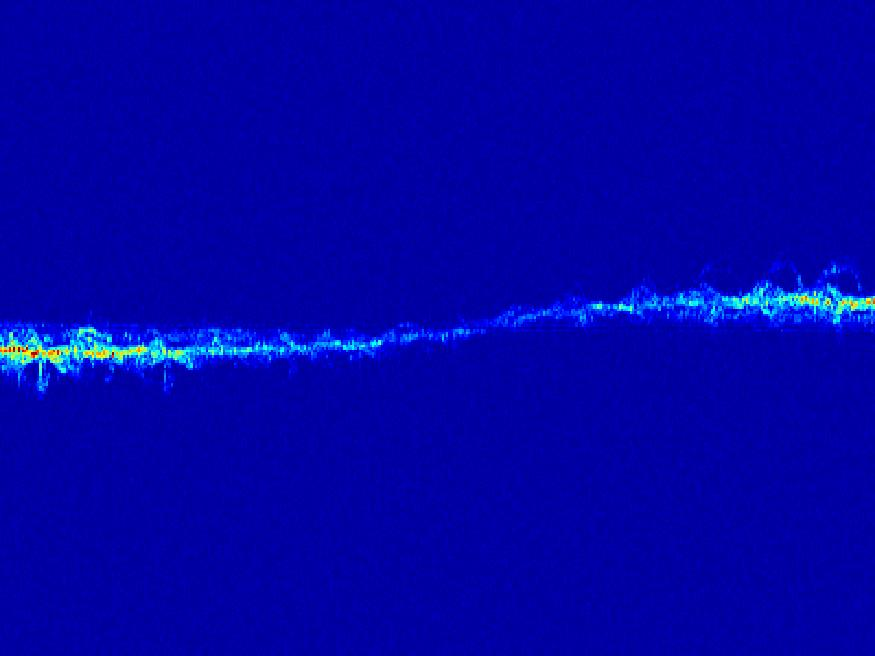
#> input picture data/original_data/Jog/166.jpg, 875 x 656 px
$ python processing_data.py
#> lines starting #> are read from the running program, lines starting #| are printed output that depends on the picture
"""
这个脚本用于处理其他5个数据集类别（Jog、Marking time、Shadow boxing、Walk、Wava），
通过调整亮度和对比度来增强图像，从而增大数据集的规模。每张原始图像将生成2个增强版本，
最终输出处理后的图像数量和增长倍数。
"""


import os
import random
from pathlib import Path
from PIL import Image, ImageEnhance
import shutil


def process_dataset(original_data_dir, processed_data_dir, category, num_augmentations=2):
    """
    处理单个类别的数据集，使用亮度和对比度调整来增大数据集。

    Args:
        original_data_dir: 原始数据目录路径
        processed_data_dir: 处理后数据的保存目录
        category: 数据集类别名称
        num_augmentations: 每张图像的增强次数（默认2次）
    """
#> called with original_data_dir = 'data/original_data', processed_data_dir = 'data/processed_data', category = 'Jog', num_augmentations = 2

    # 定义原始数据目录和目标保存目录
    category_original_path = os.path.join(original_data_dir, category)
    category_processed_path = os.path.join(processed_data_dir, category)

    # 检查原始目录是否存在
    if not os.path.exists(category_original_path):
        print(f"警告: {category} 原始数据目录不存在: {category_original_path}")
        return False

    # 创建目标目录
    os.makedirs(category_processed_path, exist_ok=True)

    # 获取所有原始图像文件
    image_files = sorted([f for f in os.listdir(category_original_path)
                         if f.lower().endswith(('.jpg', '.jpeg', '.png'))])

    if not image_files:
        print(f"警告: {category} 原始数据目录中没有图像文件")
        return False

    print(f"\n{'='*60}")
    print(f"处理 {category} 数据集 - 找到 {len(image_files)} 张原始图像")
    print(f"{'='*60}")

    image_count = 0

    # 处理每张图像
    for idx, image_file in enumerate(image_files, 1):
        image_path = os.path.join(category_original_path, image_file)

        try:
            # 打开原始图像
            original_image = Image.open(image_path)
#> original_image is the input picture: PIL image 875x656 RGB; mean R, G, B 1.7, 4.2, 166.9

            # 转换为RGB格式（处理RGBA、灰度等格式）
            if original_image.mode != 'RGB':
                original_image = original_image.convert('RGB')

            # 保存原始图像
            original_save_path = os.path.join(category_processed_path, f"original_{idx}.jpg")
            original_image.save(original_save_path, 'JPEG', quality=95)
            image_count += 1

            if idx <= 3 or idx == len(image_files):  # 只打印前3个和最后1个
                print(f"[{idx}/{len(image_files)}] 保存原始图像: original_{idx}.jpg")
            elif idx == 4:
                print(f"... (处理中...) ...")

            # 生成增强版本
            for aug_idx in range(num_augmentations):
                # 随机生成亮度倍数 (0.9 ~ 1.1)
                brightness_factor = random.uniform(0.9, 1.1)

                # 随机生成对比度倍数 (0.85 ~ 1.15)
                contrast_factor = random.uniform(0.85, 1.15)

                # 应用亮度调整
                enhanced_image = ImageEnhance.Brightness(original_image).enhance(brightness_factor)

                # 应用对比度调整
                enhanced_image = ImageEnhance.Contrast(enhanced_image).enhance(contrast_factor)

                # 保存增强后的图像
                augmented_save_path = os.path.join(
                    category_processed_path,
                    f"aug_{idx}_{aug_idx+1}_b{brightness_factor:.2f}_c{contrast_factor:.2f}.jpg"
                )
                enhanced_image.save(augmented_save_path, 'JPEG', quality=95)
                image_count += 1
#> this loop made 2 passes
#> pass 1, in process_dataset, `enhanced_image = ImageEnhance.Contrast(enhanced_image).enhance(contras..`:
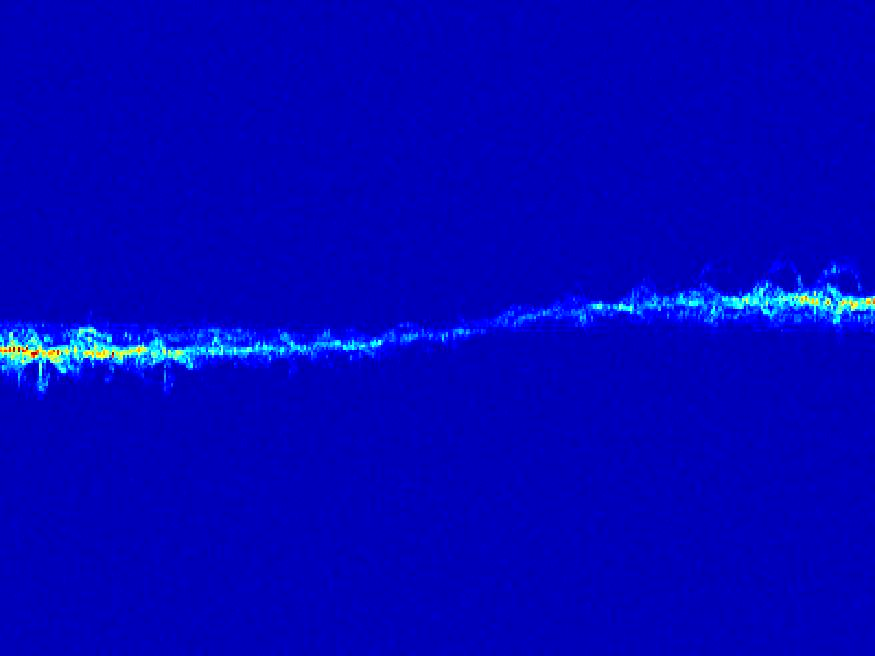
#> enhanced_image: PIL image 875x656 RGB; mean R, G, B 1.1, 4.3, 188.7
#> after the loop, image_count = 3

        except Exception as e:
            print(f"错误: 处理 {image_file} 失败 - {e}")

    print(f"\n{category} 处理完成！")
    print(f"  原始图像数量: {len(image_files)}")
    print(f"  增强系数: {num_augmentations}x")
    print(f"  处理后总图像数量: {image_count}")
    print(f"  数据集增长倍数: {image_count / len(image_files):.1f}x")

    return True


if __name__ == "__main__":
    # 项目根目录
    project_root = os.path.dirname(os.path.dirname(os.path.dirname(os.path.abspath(__file__))))

    # 原始数据目录
    original_data_dir = os.path.join(project_root, 'data', 'original_data')

    # 处理后数据目录
    processed_data_dir = os.path.join(project_root, 'data', 'processed_data')

    # 其他5个数据集类别（Fall已经处理过了）
    categories = ['Jog', 'Marking time', 'Shadow boxing', 'Walk', 'Wava']

    print("=" * 70)
    print("开始处理其他数据集类别...")
    print("=" * 70)
    print(f"原始数据目录: {original_data_dir}")
    print(f"处理后数据目录: {processed_data_dir}")
    print(f"处理类别: {', '.join(categories)}")
    print("=" * 70)

    # 统计信息
    successful_categories = 0

    # 处理每个类别
    for category in categories:
        if process_dataset(original_data_dir, processed_data_dir, category, num_augmentations=2):
            successful_categories += 1
#> successful_categories = 1

    print("\n" + "=" * 70)
    print(f"处理完成！成功处理 {successful_categories}/{len(categories)} 个类别")
    print("=" * 70)
